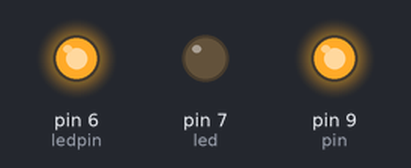
Recording of a sketch running on a simulated Arduino Uno, built with avr-gcc and run on an emulated ATmega328P. Parts: output pins drawn as LEDs (lit = HIGH).

Above: at 0.15 s.
At 1.35 s:
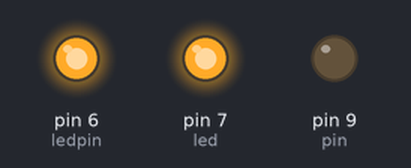
At 2.55 s:
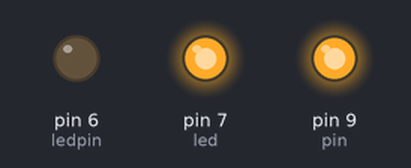
Timing chart, 0 to 3.0 s (numbered marks = the images above):
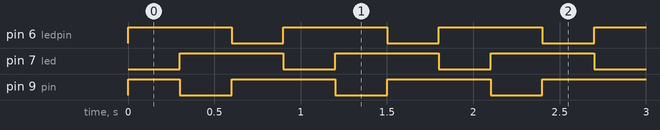

The sketch:

blink2.ino
```cpp
int ledpin = 6;
int led = 7;
int pin = 9;
void setup() {
  pinMode(ledpin,OUTPUT);
  pinMode(led,OUTPUT);
  pinMode(pin,OUTPUT);
}

void loop() {
  digitalWrite(ledpin,HIGH);
  digitalWrite(led,LOW);
  digitalWrite(pin,HIGH);
  delay(300);
  digitalWrite(ledpin,HIGH);
  digitalWrite(led,HIGH);
  digitalWrite(pin,LOW);
  delay(300);
  digitalWrite(ledpin,LOW);
  digitalWrite(led,HIGH);
  digitalWrite(pin,HIGH);
  delay(300);


}
```

Measured:
- by itself, pin 6 (ledpin), pin 7 (led): alternates HIGH for 0.60 s and LOW for 0.30 s
- by itself, pin 9 (pin): repeats every 0.90 s: LOW 0.30 s, HIGH 0.60 s
- by itself, everything shown: repeats every 0.90 s, in 3 steps
